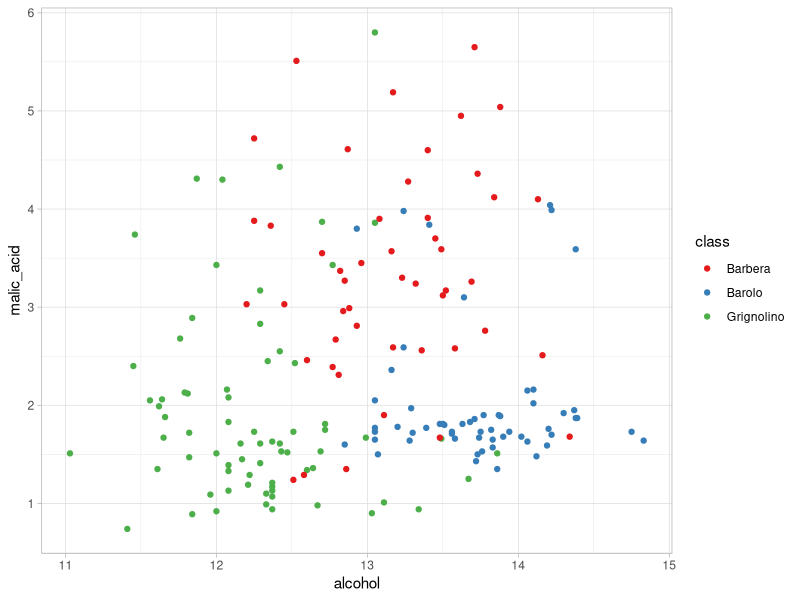
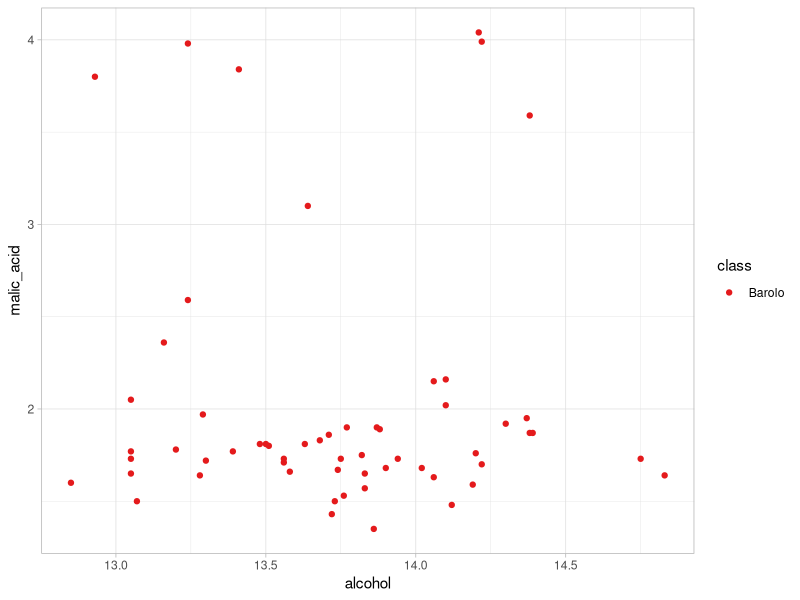
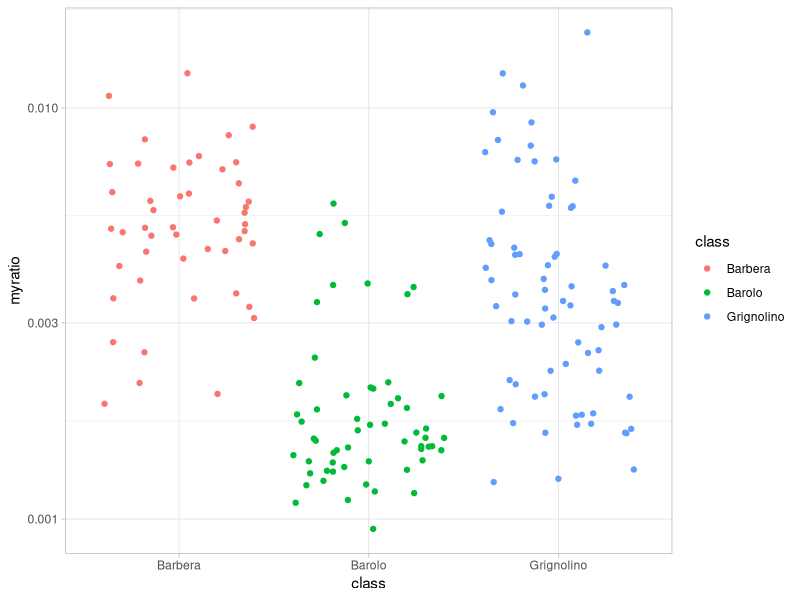
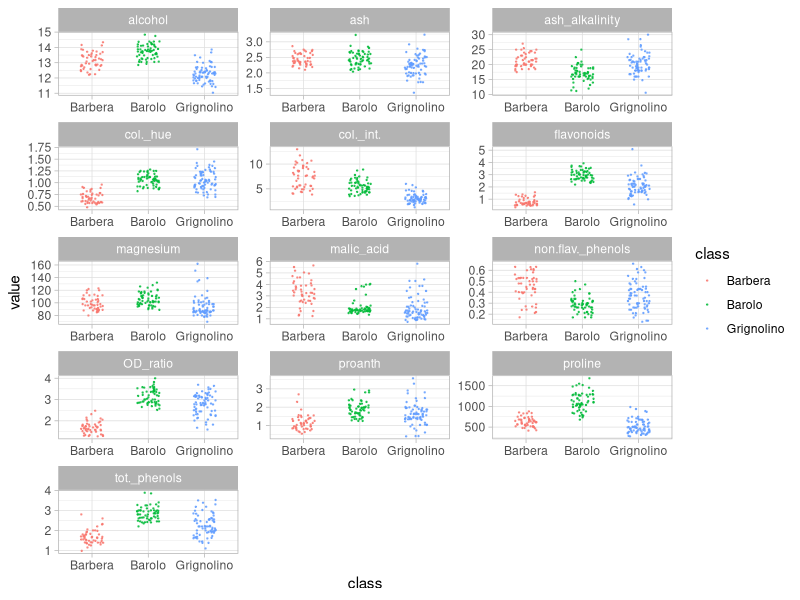

Write R code to recreate these figures, in order.
## ---- chunk 1
library(readr)
library(tidyverse)
data(mpg)
## ---- chunk 2
## RData format
save(mpg, file = "mpg.RData")
## ---- chunk 3
## as an alternative you can save as csv
write_csv(mpg, path = "mpg.csv")
## ---- chunk 4
## Load the wines data
wines <- read_csv("wines.csv") 
## ---- chunk 5
wines %>% 
  ggplot() +
  geom_point(mapping = aes(x = alcohol, y = malic_acid, col = class)) +
  scale_color_brewer(palette = "Set1") + 
  theme_light()
## ---- chunk 6
wines %>% 
  filter(class == "Barolo") %>% 
  ggplot() +
  geom_point(mapping = aes(x = alcohol, y = malic_acid, col = class)) +
  scale_color_brewer(palette = "Set1") + 
  theme_light()
## ---- chunk 7
wines %>% 
  select(class,malic_acid)
  
## ---- chunk 8
wines %>% 
  select(class,malic_acid,proline) %>% 
  mutate(myratio = malic_acid/proline) %>% 
  ggplot() + 
  geom_jitter(mapping = aes(x = class, y = myratio, col = class)) +
  scale_y_log10() +
  theme_light()
## ---- chunk 9
wines %>% 
  gather(parameter, value, alcohol:proline)
## ---- chunk 10
wines %>% 
  gather(parameter, value, alcohol:proline) %>% 
  ggplot() + 
  geom_jitter(mapping = aes(x = class, y = value, col = class), width = 0.2, size = 0.2, alpha = 0.7) + 
  facet_wrap(~parameter, scales = "free", ncol = 3) + 
  theme_light()
## ---- chunk 11
wines %>% 
  select(proline, class) %>% 
  group_by(class) %>% 
  summarise(rsd = (sd(proline)/mean(proline))*100) %>% 
  write_csv(path = "ciao.csv")
